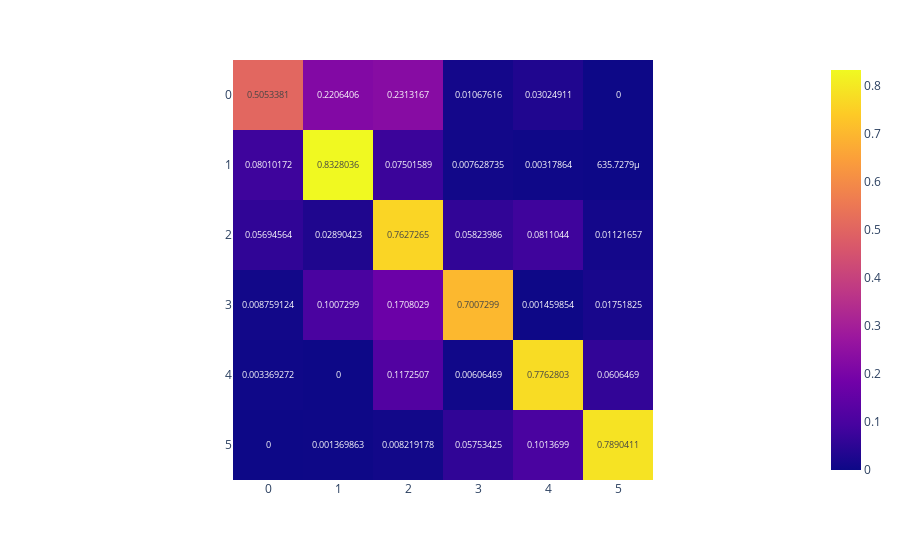

The cell this chart's notebook holds for it:
### Code cell
import plotly.express as px
fig = px.imshow(transition_matrix, text_auto=True)
fig.show()

### Figure 1 — Plotly figure (JSON) as saved in the notebook; plotly's stock layout.template omitted (floating-point values rounded to 4 significant figures)
{"data": [{"coloraxis": "coloraxis", "hovertemplate": "x: %{x}<br>y: %{y}<br>color: %{z}<extra></extra>", "name": "0", "texttemplate": "%{z}", "type": "heatmap", "xaxis": "x", "yaxis": "y", "z": [[0.5053, 0.2206, 0.2313, 0.01068, 0.03025, 0], [0.0801, 0.8328, 0.07502, 0.007629, 0.003179, 0.0006357], [0.05695, 0.0289, 0.7627, 0.05824, 0.0811, 0.01122], [0.008759, 0.1007, 0.1708, 0.7007, 0.00146, 0.01752], [0.003369, 0, 0.1173, 0.006065, 0.7763, 0.06065], [0, 0.00137, 0.008219, 0.05753, 0.1014, 0.789]]}], "layout": {"coloraxis": {"colorscale": [[0, "#0d0887"], [0.1111, "#46039f"], [0.2222, "#7201a8"], [0.3333, "#9c179e"], [0.4444, "#bd3786"], [0.5556, "#d8576b"], [0.6667, "#ed7953"], [0.7778, "#fb9f3a"], [0.8889, "#fdca26"], [1, "#f0f921"]]}, "margin": {"t": 60}, "xaxis": {"anchor": "y", "constrain": "domain", "domain": [0, 1], "scaleanchor": "y"}, "yaxis": {"anchor": "x", "autorange": "reversed", "constrain": "domain", "domain": [0, 1]}}}
